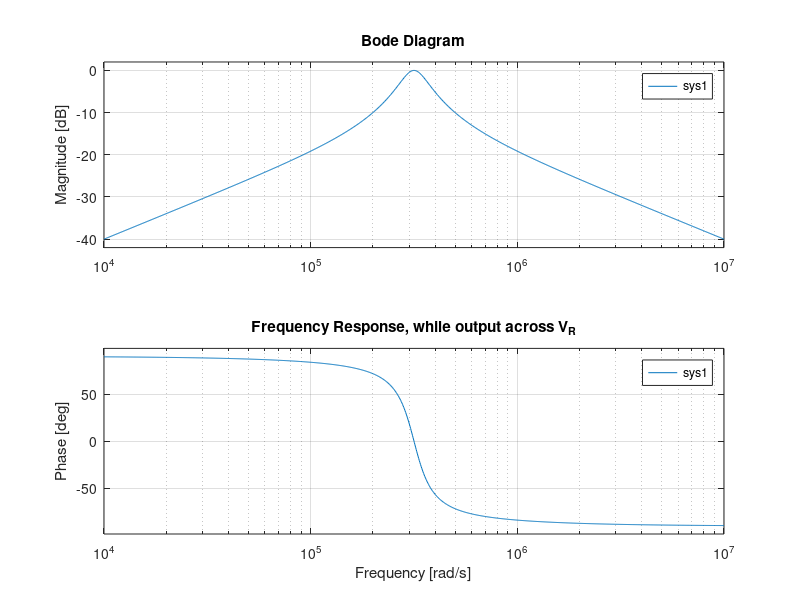
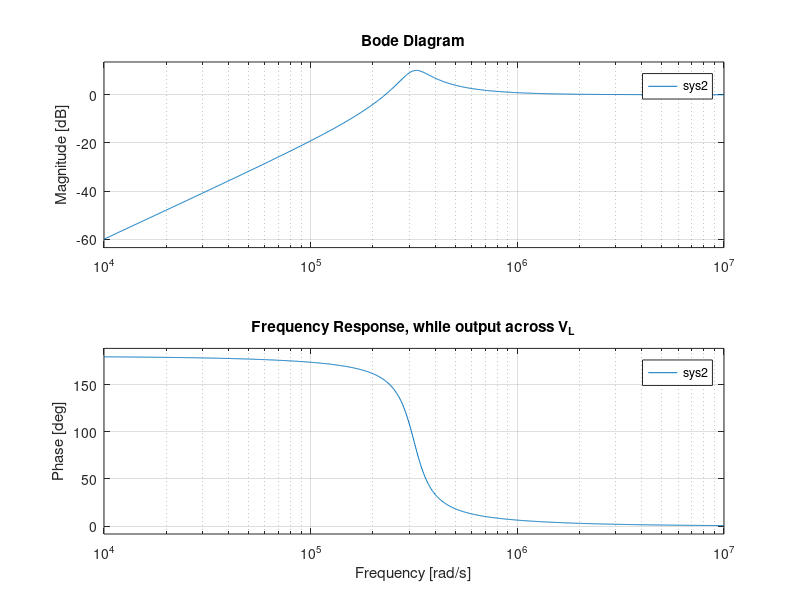
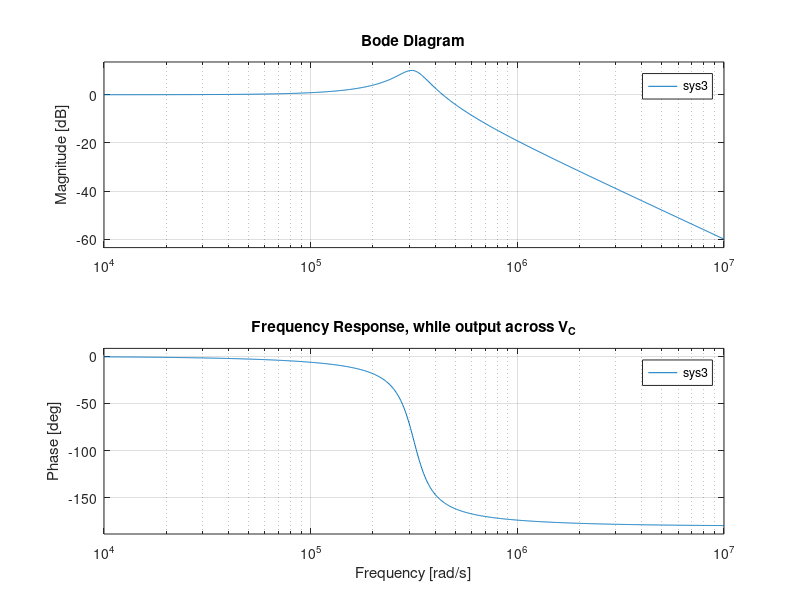
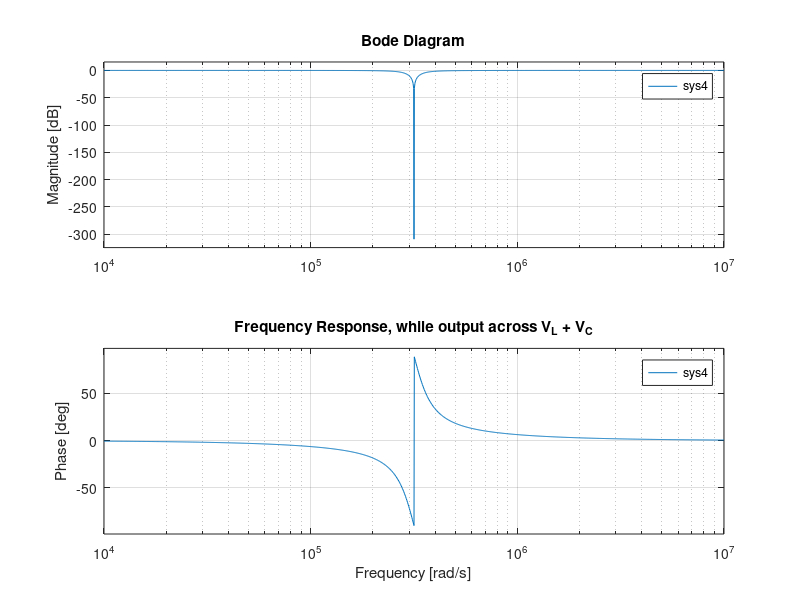

Reproduce these figures in MATLAB, in order.
% Parameters
R = 100;       % Ohms
L = 1e-3;      % Henry
C = 0.01e-6;      % Farad


den = [L*C, R*C, 1]; %same for all 

%------------------------------------------------
%1. Transfer function across V_R
num1 = [R*C, 0];
%1. Transfer function model
sys1 = tf(num1, den);
figure;
bode(sys1);
title('Frequency Response, while output across V_R')
grid on;
%---------------------------------------------------




%2. Transfer function across V_L
num2 = [L*C, 0, 0];
%2. Transfer function model
sys2 = tf(num2, den);
figure;
bode(sys2);
title('Frequency Response, while output across V_L')
grid on;
%---------------------------------------------------




%3. Transfer function across V_C
num3 = [1];
%3. Transfer function model
sys3 = tf(num3, den);
figure;
bode(sys3);
title('Frequency Response, while output across V_C')
grid on;
%---------------------------------------------------




%4. Transfer function across V_L + V_C
num4 = [L*C, 0, 1];
%4. Transfer function model
sys4 = tf(num4, den);
figure;
bode(sys4);
title('Frequency Response, while output across V_L + V_C')
grid on;
%---------------------------------------------------




%5. Transfer function across V_C + V_R
num5 = [R*C, 1];
%5. Transfer function model
sys5 = tf(num5, den);
figure;
bode(sys5);
title('Frequency Response, while output across V_C + V_R')
grid on;
%---------------------------------------------------